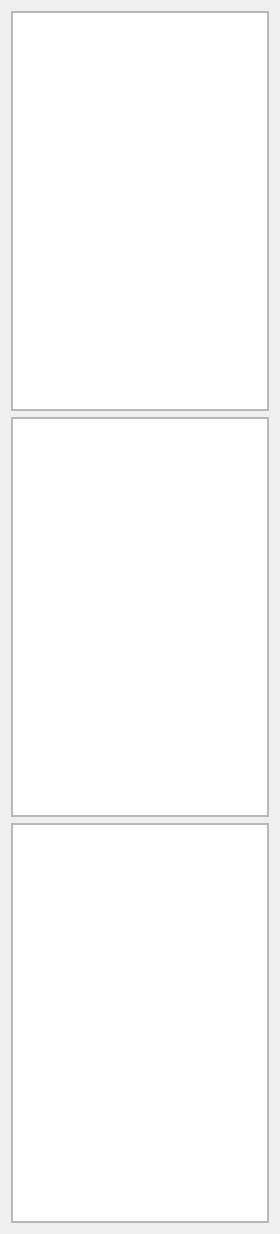
                    <widget class="QWidget" name="sensorAnalyticsPage">
                     <layout class="QVBoxLayout" name="verticalLayout_32">
                      <item>
                       <widget class="QFrame" name="temperatureSensorAnalytics">
                        <property name="minimumSize">
                         <size>
                          <width>0</width>
                          <height>400</height>
                         </size>
                        </property>
                        <property name="frameShape">
                         <enum>QFrame::StyledPanel</enum>
                        </property>
                        <property name="frameShadow">
                         <enum>QFrame::Raised</enum>
                        </property>
                        <layout class="QVBoxLayout" name="verticalLayout_35">
                         <property name="leftMargin">
                          <number>0</number>
                         </property>
                         <property name="topMargin">
                          <number>0</number>
                         </property>
                         <property name="rightMargin">
                          <number>0</number>
                         </property>
                         <property name="bottomMargin">
                          <number>0</number>
                         </property>
                         <item>
                          <widget class="QChartView" name="temperatureSensorChartView" />
                         </item>
                        </layout>
                       </widget>
                      </item>
                      <item>
                       <widget class="QFrame" name="brightnessSensorAnalytics">
                        <property name="minimumSize">
                         <size>
                          <width>0</width>
                          <height>400</height>
                         </size>
                        </property>
                        <property name="frameShape">
                         <enum>QFrame::StyledPanel</enum>
                        </property>
                        <property name="frameShadow">
                         <enum>QFrame::Raised</enum>
                        </property>
                        <layout class="QVBoxLayout" name="verticalLayout_33">
                         <property name="leftMargin">
                          <number>0</number>
                         </property>
                         <property name="topMargin">
                          <number>0</number>
                         </property>
                         <property name="rightMargin">
                          <number>0</number>
                         </property>
                         <property name="bottomMargin">
                          <number>0</number>
                         </property>
                         <item>
                          <widget class="QChartView" name="brightnessSensorChartView" />
                         </item>
                        </layout>
                       </widget>
                      </item>
                      <item>
                       <widget class="QFrame" name="humiditySensorAnalytics">
                        <property name="minimumSize">
                         <size>
                          <width>0</width>
                          <height>400</height>
                         </size>
                        </property>
                        <property name="frameShape">
                         <enum>QFrame::StyledPanel</enum>
                        </property>
                        <property name="frameShadow">
                         <enum>QFrame::Raised</enum>
                        </property>
                        <layout class="QVBoxLayout" name="verticalLayout_34">
                         <property name="leftMargin">
                          <number>0</number>
                         </property>
                         <property name="topMargin">
                          <number>0</number>
                         </property>
                         <property name="rightMargin">
                          <number>0</number>
                         </property>
                         <property name="bottomMargin">
                          <number>0</number>
                         </property>
                         <item>
                          <widget class="QChartView" name="humiditySensorChartView" />
                         </item>
                        </layout>
                       </widget>
                      </item>
                     </layout>
                    </widget>
